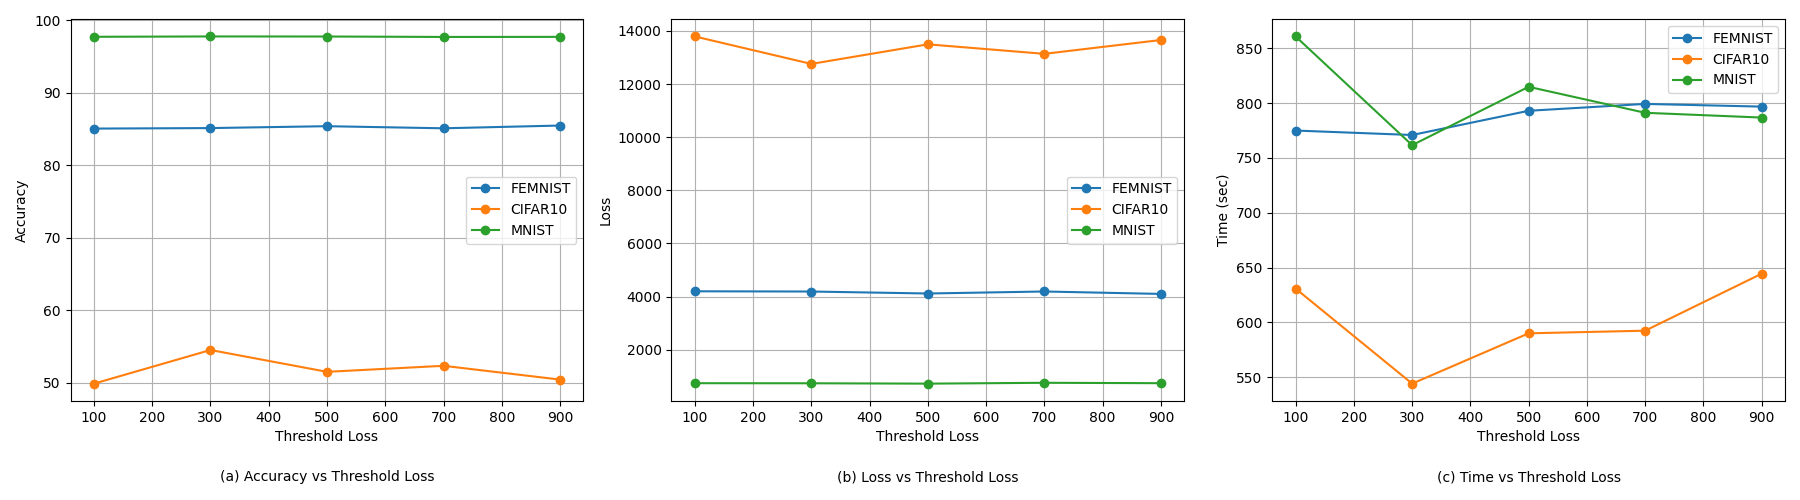

Write Python code to recreate this figure.
import pandas as pd
import matplotlib.pyplot as plt

# Load the data
data = {
    'FEMNIST': {
        'Threshold Loss': [100, 300, 500, 700, 900],
        'Accuracy': [85.09, 85.16, 85.42, 85.13, 85.51],
        'Loss': [4200.16, 4191.28, 4116.85, 4192.22, 4101.01],
        'Time (sec)': [775.06, 771, 793.12, 799.38, 796.92]
    },
    'CIFAR10': {
        'Threshold Loss': [100, 300, 500, 700, 900],
        'Accuracy': [49.91, 54.55, 51.54, 52.37, 50.47],
        'Loss': [13791.58, 12757.58, 13494.62, 13137.00, 13657.09],
        'Time (sec)': [630.72, 543.96, 589.91, 592.31, 644.38]
    },
    'MNIST': {
        'Threshold Loss': [100, 300, 500, 700, 900],
        'Accuracy': [97.75, 97.80, 97.79, 97.73, 97.74],
        'Loss': [741.19, 738.20, 724.44, 756.01, 741.37],
        'Time (sec)': [861.00, 761.73, 815.00, 791.28, 786.92]
    }
}

# # Plotting accuracy vs threshold loss
# plt.figure(figsize=(10, 6))
# for dataset, values in data.items():
#     plt.plot(values['Threshold Loss'], values['Accuracy'], marker='o', label=dataset)
# plt.xlabel('Threshold Loss')
# plt.ylabel('Accuracy')
# plt.title('Accuracy vs Threshold Loss')
# plt.legend()
# plt.grid(True)
# plt.show()
# plt.savefig('threshold_loss_Accuracy.png')

# # Plotting loss vs threshold loss
# plt.figure(figsize=(10, 6))
# for dataset, values in data.items():
#     plt.plot(values['Threshold Loss'], values['Loss'], marker='o', label=dataset)
# plt.xlabel('Threshold Loss')
# plt.ylabel('Loss')
# plt.title('Loss vs Threshold Loss')
# plt.legend()
# plt.grid(True)
# plt.show()
# plt.savefig('threshold_loss_Loss.png')

# # Plotting time vs threshold loss
# plt.figure(figsize=(10, 6))
# for dataset, values in data.items():
#     plt.plot(values['Threshold Loss'], values['Time (sec)'], marker='o', label=dataset)
# plt.xlabel('Threshold Loss')
# plt.ylabel('Time (sec)')
# plt.title('Time vs Threshold Loss')
# plt.legend()
# plt.grid(True)
# plt.show()
# plt.savefig('threshold_loss_Time.png')
# Plotting
fig = plt.figure(figsize=(18, 5))

# Accuracy vs Threshold Loss
ax1 = fig.add_subplot(1, 3, 1)
for dataset, values in data.items():
    ax1.plot(values['Threshold Loss'], values['Accuracy'], marker='o', label=dataset)
ax1.set_xlabel('Threshold Loss')
ax1.set_ylabel('Accuracy')
ax1.legend()
ax1.grid(True)
# fig.text(0.5/3, 0, 'Accuracy vs Threshold Loss', ha='center', va='center')
ax1.text(0.5, -0.2, '(a) Accuracy vs Threshold Loss', ha='center', va='center', transform=ax1.transAxes)

# Loss vs Threshold Loss
ax2 = fig.add_subplot(1, 3, 2)
for dataset, values in data.items():
    ax2.plot(values['Threshold Loss'], values['Loss'], marker='o', label=dataset)
ax2.set_xlabel('Threshold Loss')
ax2.set_ylabel('Loss')
ax2.legend()
ax2.grid(True)
# fig.text(1.5/3, 0, 'Loss vs Threshold Loss', ha='center', va='center')
ax2.text(0.5, -0.2, '(b) Loss vs Threshold Loss', ha='center', va='center', transform=ax2.transAxes)

# Time vs Threshold Loss
ax3 = fig.add_subplot(1, 3, 3)
for dataset, values in data.items():
    ax3.plot(values['Threshold Loss'], values['Time (sec)'], marker='o', label=dataset)
ax3.set_xlabel('Threshold Loss')
ax3.set_ylabel('Time (sec)')
ax3.legend()
ax3.grid(True)
# fig.text(2.5/3, 0, 'Time vs Threshold Loss', ha='center', va='center')
ax3.text(0.5, -0.2, '(c) Time vs Threshold Loss', ha='center', va='center', transform=ax3.transAxes)

plt.tight_layout()
plt.savefig('threshold_loss.png')
plt.show()
